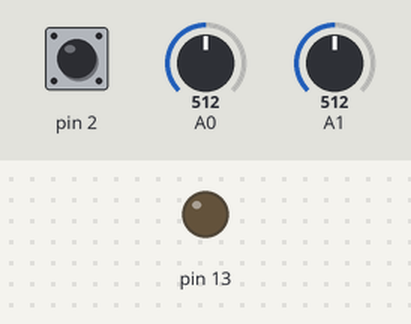
This sketch was run on a simulated Arduino Uno, built with avr-gcc and run on an emulated ATmega328P. Parts: output pins drawn as LEDs (lit = HIGH). The inputs (shaded band) are chosen by the test bench; at power-on: pin 2 HIGH, A0 = 512, A1 = 512. What the sketch prints to the serial monitor is not drawn.

Above: at 1.2 s.
1.3 s: pin 2 pulled LOW for 0.15 s
At 1.38 s:
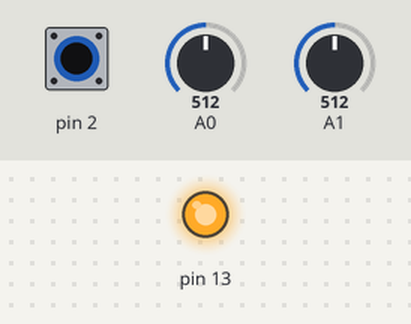
2.9 s: pin 2 pulled LOW for 3.2 s
At 6.9 s:
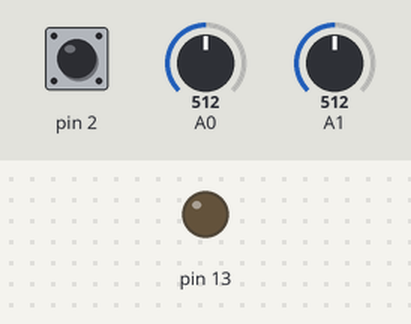
Timing chart, 0 to 8.4 s (numbered marks = the images above; inputs shaded):
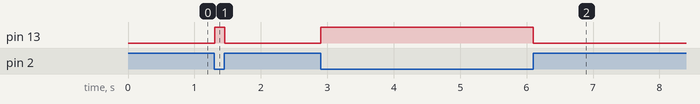

Measured:
- after the input at 1.3 s, pin 13: LOW → HIGH at once, → LOW 0.15 s later
- after the input at 2.9 s, pin 13: LOW → HIGH at once, → LOW 3.2 s later

The sketch:

035-joystick.ino
```cpp
/*
  035 joystick analogico
*/

void setup() {
  Serial.begin(9600);
  pinMode(13, OUTPUT);
  pinMode(2, INPUT_PULLUP);
}

void loop() {
  int x = analogRead(A0);
  int y = analogRead(A1);
  Serial.print(x);
  Serial.print(" ");
  Serial.println(y);

  if (digitalRead(2) == LOW) {
    digitalWrite(13, HIGH);
  } else {
    digitalWrite(13, LOW);
  }

}
```
